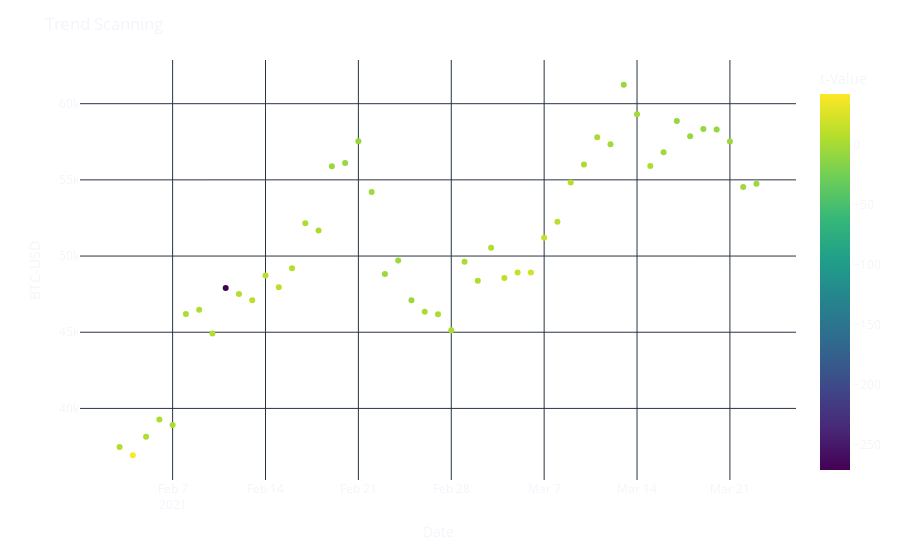

Write notebook code for a chart like this one.
### Code cell
trends['t-Value'] = trends['t-Value'].astype('float64')
fig = px.scatter(trends, y='Close', color='t-Value', color_continuous_scale=px.colors.sequential.Viridis) 
fig.update_layout({
    'plot_bgcolor': 'rgba(0, 0, 0, 0)',
    'paper_bgcolor': 'rgba(0, 0, 0, 0)',
})
update_figure_layout(fig, 'Trend Scanning', 'Date', 'BTC-USD')
fig.show()
